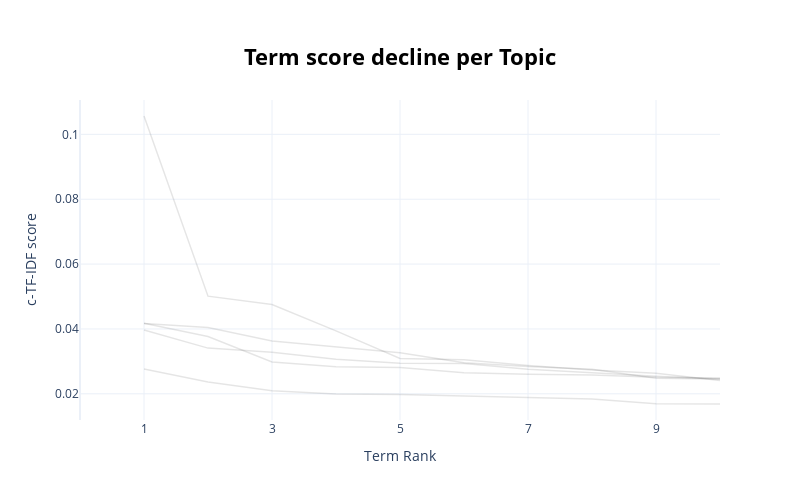

The notebook cell saved with this chart:
### Code cell
topic_model.visualize_term_rank()

### Figure 1 — Plotly figure (JSON) as saved in the notebook; plotly's stock layout.template omitted (floating-point values rounded to 4 significant figures)
{"data": [{"hovertext": "<b>Topic -1</b>:seats_service_seat_time_booked_sta", "line": {"color": "black", "width": 1.5}, "mode": "lines+lines", "name": "", "opacity": 0.1, "type": "scatter", "x": [1, 2, 3, 4, 5, 6, 7, 8, 9, 10], "y": [0.02766, 0.02368, 0.02093, 0.01995, 0.0198, 0.01937, 0.01874, 0.01843, 0.01697, 0.01686]}, {"hovertext": "<b>Topic 0</b>:food_service_economy_seat_class_goo", "line": {"color": "black", "width": 1.5}, "mode": "lines+lines", "name": "", "opacity": 0.1, "type": "scatter", "x": [1, 2, 3, 4, 5, 6, 7, 8, 9, 10], "y": [0.04169, 0.04043, 0.03627, 0.0344, 0.03267, 0.0296, 0.02845, 0.02758, 0.02481, 0.02456]}, {"hovertext": "<b>Topic 1</b>:customer_service_ticket_refund_hour", "line": {"color": "black", "width": 1.5}, "mode": "lines+lines", "name": "", "opacity": 0.1, "type": "scatter", "x": [1, 2, 3, 4, 5, 6, 7, 8, 9, 10], "y": [0.03969, 0.03409, 0.0328, 0.0307, 0.02943, 0.02935, 0.0276, 0.02642, 0.02543, 0.02454]}, {"hovertext": "<b>Topic 2</b>:luggage_baggage_lost_bag_days_servi", "line": {"color": "black", "width": 1.5}, "mode": "lines+lines", "name": "", "opacity": 0.1, "type": "scatter", "x": [1, 2, 3, 4, 5, 6, 7, 8, 9, 10], "y": [0.1057, 0.05011, 0.04753, 0.0394, 0.03092, 0.03048, 0.02876, 0.02737, 0.02634, 0.02414]}, {"hovertext": "<b>Topic 3</b>:food_crew_service_meals_economy_nic", "line": {"color": "black", "width": 1.5}, "mode": "lines+lines", "name": "", "opacity": 0.1, "type": "scatter", "x": [1, 2, 3, 4, 5, 6, 7, 8, 9, 10], "y": [0.04175, 0.03767, 0.02984, 0.02832, 0.02813, 0.02647, 0.02602, 0.02582, 0.02508, 0.02491]}], "layout": {"height": 500, "hoverlabel": {"bgcolor": "white", "font": {"family": "Rockwell", "size": 16}}, "showlegend": false, "title": {"font": {"color": "Black", "size": 22}, "text": "<b>Term score decline per Topic</b>", "x": 0.5, "xanchor": "center", "y": 0.9, "yanchor": "top"}, "width": 800, "xaxis": {"dtick": 2, "range": [0, 10], "tick0": 1, "title": {"text": "Term Rank"}}, "yaxis": {"title": {"text": "c-TF-IDF score"}}}}
